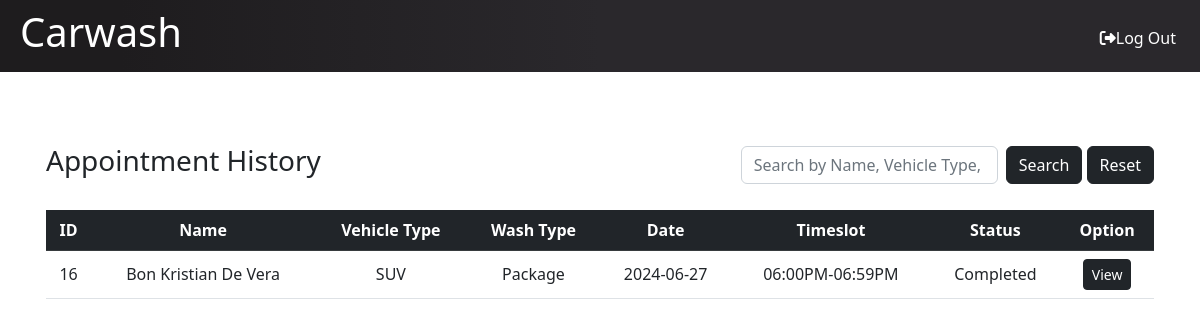
Page /admin/appoint-history.php (signed in) on the committed database.
### tables this page shows
CREATE TABLE `appointment_tbl` (
  `appointID` int(10) UNSIGNED NOT NULL,
  `customerID` int(11) UNSIGNED NOT NULL,
  `wtypeID` int(11) UNSIGNED NOT NULL,
  `servID` int(11) UNSIGNED NOT NULL,
  `vID` int(11) UNSIGNED NOT NULL,
  `date` date DEFAULT NULL,
  `timeslot` varchar(20) NOT NULL,
  `mop` varchar(20) NOT NULL,
  `note` varchar(50) NOT NULL,
  `status` varchar(15) NOT NULL
);

CREATE TABLE `customer_tbl` (
  `customerID` int(11) UNSIGNED NOT NULL,
  `firstname` varchar(30) NOT NULL,
  `lastname` varchar(50) NOT NULL,
  `username` varchar(30) NOT NULL,
  `email` varchar(50) NOT NULL,
  `phonenum` varchar(14) NOT NULL,
  `password` varchar(255) NOT NULL
);

CREATE TABLE `vehicle_tbl` (
  `vID` int(3) UNSIGNED NOT NULL,
  `vname` varchar(50) NOT NULL,
  `sizeID` int(11) UNSIGNED NOT NULL
);

CREATE TABLE `washtype_tbl` (
  `wtypeID` int(11) UNSIGNED NOT NULL,
  `washtype` varchar(50) NOT NULL
);

### admin/appoint-history.php (the view, shortened to what this page needs)
<?php
    include "../include/connection.php";
    include "../include/header.php";
?>
<div class="container px-3 pt-4">
    <div class="mb-4 d-flex justify-content-between align-items-center">
      <h3>Appointment History</h3>
      <form method="GET" action="<?php echo $_SERVER['PHP_SELF']; ?>" class="d-flex">
          <input type="text" name="search" class="form-control me-2" placeholder="Search by Name, Vehicle Type, Wash Type, Date, or Status" value="<?php echo isset($_GET['search']) ? $_GET['search'] : ''; ?>">
          <button type="submit" class="btn btn-dark">Search</button> &nbsp;
          <a href="appoint-history.php" class = "btn btn-dark">Reset</a>
      </form>
    </div>
    <table class="table table-hover text-center ">
    <thead class="table-dark align-middle">
        <tr>
        <th scope="col">ID</th>
        <th scope="col">Name</th>
        <th scope="col">Vehicle Type</th>
        <th scope="col">Wash Type</th>
        <th scope="col">Date</th>
        <th scope="col">Timeslot</th>
        <th scope="col">Status</th>
        <th scope="col">Option</th>
        </tr>
    </thead>
    <tbody>
        <?php
        $sql = "SELECT a.appointID, c.firstname, c.lastname, v.vname AS vehicle_type, wt.washtype AS wash_type, st.sname AS service_type, s.price, a.date, a.timeslot, a.status, a.mop AS mode_of_payment, a.note, s.servID
        FROM appointment_tbl a
        INNER JOIN customer_tbl c ON a.customerID = c.customerID
        INNER JOIN vehicle_tbl v ON a.vID = v.vID
        INNER JOIN washtype_tbl wt ON a.wtypeID = wt.wtypeID
        INNER JOIN service_tbl s ON a.servID = s.servID
        INNER JOIN servicetype_tbl st ON s.stypeID = st.stypeID
        WHERE a.status = 'Completed' OR a.status = 'Cancelled'";
        $sql .= " ORDER BY a.date ASC";
        $result = mysqli_query($con, $sql);
        if (mysqli_num_rows($result) > 0) {
        while ($row = mysqli_fetch_assoc($result)) {
        ?>
            <tr class="align-middle fs-6">
                <td><?php echo $row["appointID"]; ?></td>
                <td class="text-capitalize"><?php echo $row["firstname"] . " " . $row["lastname"]; ?></td>
                <td><?php echo $row["vehicle_type"]; ?></td>
                <td><?php echo $row["wash_type"]; ?></td>
                <td><?php echo $row["date"]; ?></td>
                <td><?php echo $row["timeslot"]; ?></td>
                <td><?php echo $row["status"]; ?></td>
                <td>
                <button type="button" class="btn btn-dark btn-sm viewbtn" data-bs-toggle="modal" data-bs-target="#view"
                data-appointid="<?php echo $row['appointID']; ?>"
                data-name="<?php echo $row['firstname'] . ' ' . $row['lastname']; ?>"
                data-vehicletype="<?php echo $row['vehicle_type']; ?>"
                data-washtype="<?php echo $row['wash_type']; ?>"
                data-servicetype="<?php echo $row['service_type']; ?>"
                data-price="<?php echo "PHP " . $row['price']; ?>"
                data-date="<?php echo $row['date']; ?>"
                data-timeslot="<?php echo $row['timeslot']; ?>"
                data-mode="<?php echo $row['mode_of_payment']; ?>"
                data-note="<?php echo $row['note']; ?>">View</button>
                </td>
            </tr>
        <?php
        }
        } else {
        echo '<tr><td colspan="10">No appointments found.</td></tr>';
        }
        ?>
    </tbody>
    </table>
</div>
<?php include "../include/footer.php";?>

### rows in the picture
appointment_tbl: appointID "16", customerID.firstname "Bon Kristian", customerID.lastname "De Vera", vID.vname "SUV", wtypeID.washtype "Package", date "2024-06-27", timeslot "06:00PM-06:59PM", status "Completed"
